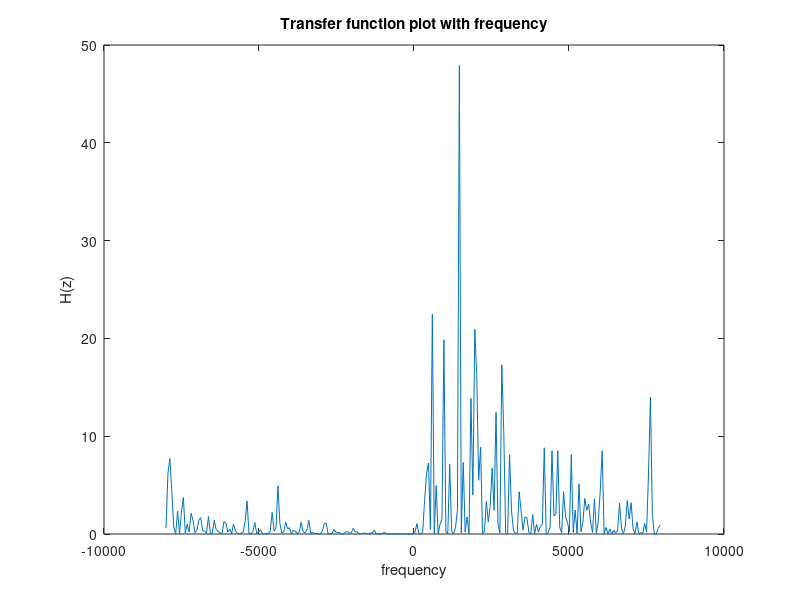

Here is the MATLAB script that generated this plot:
A=2;
F0=1e3;
p=256;
mu=1e-4;
errbound=1e-3;
Fs=16e3;

t=0:1/Fs:p/Fs;
m=A*sin(2*pi*F0*t);
n=randn(1,p+1);
n=n-mean(n);
x=m+n;

wprev=zeros(1,p+1);


for i=1:p
    b = wprev;
    a = 1;
    y = filter(b,a,x);
   % y=wprev*x';
    wcurr=wprev+mu*x.*(x(i)-y);
  %  if((rms(wcurr-wprev)/rms(wprev))^2<errbound)
   %     break
  %  else
        wprev=wcurr;
  %  end  
  
end

b0 = wcurr;
a1 = 1;
[h,w]=freqz(b0,a1,p+1,'whole');
freq=-Fs/2:Fs/(p+1):Fs/2-Fs/(p+1);
figure(1)

plot(freq,fftshift(abs(fft(h)).^2));
%plot(freq,fftshift(abs(h).^2));
title(['Transfer function plot with frequency'])
xlabel('frequency')
ylabel('H(z)')